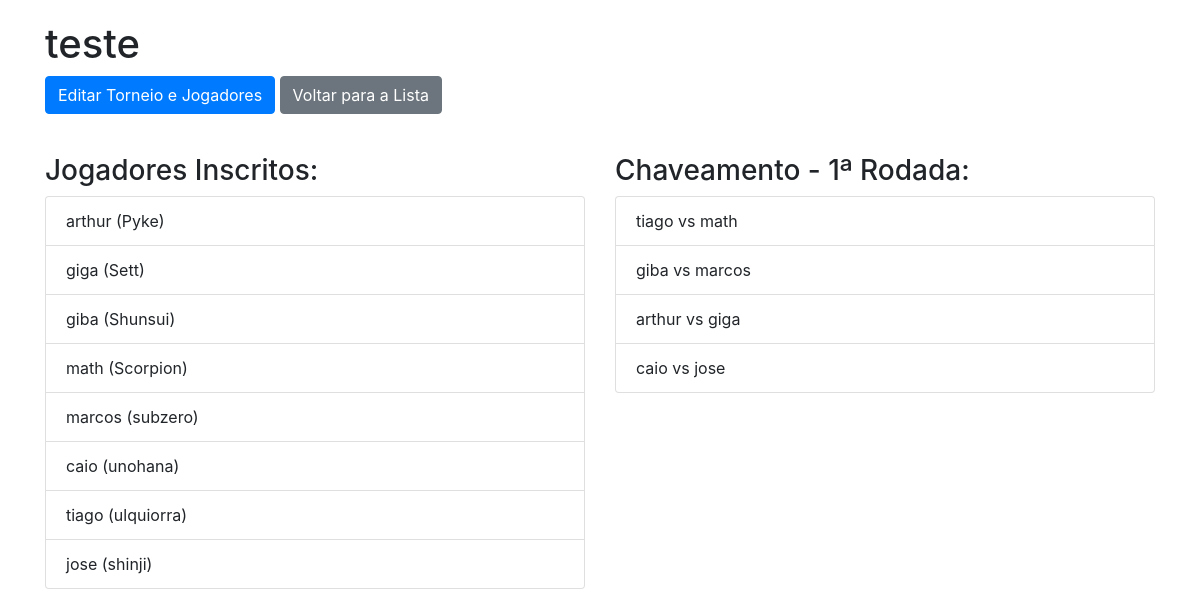
Screenshot of /tournaments/2/ with the database file from the repository.
### torneio/models.py (models this page shows, shortened)
class Tournament(models.Model):
    name = models.CharField(max_length=200)
    players = models.ManyToManyField(Player, related_name='tournaments', blank=True)

class Player(models.Model):
    name = models.CharField(max_length=100)
    character = models.CharField(max_length=50, help_text="Ex: Scorpion, Shunsui, Ryu")

class Match(models.Model):
    tournament = models.ForeignKey(Tournament, related_name='matches', on_delete=models.CASCADE)
    round_number = models.PositiveIntegerField(help_text="Ex: 1 para Oitavas, 2 para Quartas...")
    player1 = models.ForeignKey(Player, related_name='matches_as_player1', on_delete=models.CASCADE)
    player2 = models.ForeignKey(Player, related_name='matches_as_player2', on_delete=models.CASCADE)
    winner = models.ForeignKey(Player, related_name='matches_won', on_delete=models.SET_NULL, null=True, blank=True)
    match_date = models.DateTimeField(default=timezone.now)

### torneio/views.py (the view)
# urls.py: path('tournaments/<int:pk>/', TournamentDetailView.as_view(), name='detalhes-torneio'),
class TournamentDetailView(DetailView):
    model = Tournament
    template_name = 'detalhes_torneio.html'

### templates/detalhes_torneio.html (shortened to what this page needs)
<!DOCTYPE html>
<html lang="pt-br">
<head>
    <link rel="stylesheet" href="https://stackpath.bootstrapcdn.com/bootstrap/4.5.2/css/bootstrap.min.css">
</head>
<body>
    <div class="container">
        <h1>{{ tournament.name }}</h1>
        <a href="{% url 'edita-torneio' tournament.pk %}" class="btn btn-primary mb-3">Editar Torneio e Jogadores</a>
        <a href="{% url 'lista-torneios' %}" class="btn btn-secondary mb-3">Voltar para a Lista</a>
        <div class="row">
            <div class="col-md-6">
                <h3 class="mt-4">Jogadores Inscritos:</h3>
                {% if tournament.players.all %}
                    <ul class="list-group">
                        {% for player in tournament.players.all %}
                            <li class="list-group-item">{{ player.name }} ({{ player.character }})</li>
                        {% endfor %}
                    </ul>
                {% else %}
                    <p>Nenhum jogador inscrito neste torneio ainda.</p>
                {% endif %}
            </div>
            <div class="col-md-6">
                <h3 class="mt-4">Chaveamento - 1ª Rodada:</h3>
                {% if not tournament.matches.all %}
                    <form action="{% url 'gera-chaveamento' tournament.pk %}" method="post">
                        {% csrf_token %}
                        <button type="submit" class="btn btn-success">Gerar Chaveamento da 1ª Rodada</button>
                    </form>
                {% else %}
                    <ul class="list-group">
                        {% for match in tournament.matches.all %}
                            <li class="list-group-item">
                                {{ match.player1.name }} vs {{ match.player2.name }}
                            </li>
                        {% endfor %}
                    </ul>
                {% endif %}
            </div>
        </div>
    </div>
</body>
</html>

### templates/detalhes_torneio.html (style rules this page uses)
body { padding: 20px; }

### rows the page displays
Tournament: name "teste"
Player: name "arthur", character "Pyke"
Player: name "giga", character "Sett"
Player: name "giba", character "Shunsui"
Player: name "math", character "Scorpion"
Player: name "marcos", character "subzero"
Player: name "caio", character "unohana"
Player: name "tiago", character "ulquiorra"
Player: name "jose", character "shinji"
Match: player1.name "tiago", player2.name "math"
Match: player1.name "giba", player2.name "marcos"
Match: player1.name "arthur", player2.name "giga"
Match: player1.name "caio", player2.name "jose"
